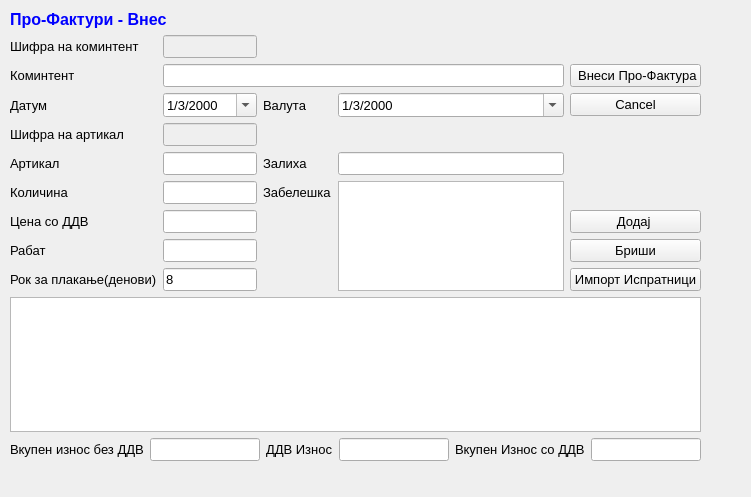
<?xml version="1.0" encoding="UTF-8"?>
<ui version="4.0">
 <class>ProFakturiVnes</class>
 <widget class="QWidget" name="ProFakturiVnes">
  <property name="geometry">
   <rect>
    <x>0</x>
    <y>0</y>
    <width>751</width>
    <height>497</height>
   </rect>
  </property>
  <property name="windowTitle">
   <string>Form</string>
  </property>
  <widget class="QWidget" name="layoutWidget">
   <property name="geometry">
    <rect>
     <x>10</x>
     <y>10</y>
     <width>691</width>
     <height>451</height>
    </rect>
   </property>
   <property name="font">
    <font>
     <pointsize>10</pointsize>
    </font>
   </property>
   <layout class="QGridLayout" name="gridLayout">
    <item row="10" column="0">
     <widget class="QLabel" name="label_9">
      <property name="text">
       <string>Рок за плакање(денови)</string>
      </property>
     </widget>
    </item>
    <item row="8" column="4">
     <widget class="QPushButton" name="pushButton_3">
      <property name="font">
       <font>
        <pointsize>10</pointsize>
       </font>
      </property>
      <property name="text">
       <string>Додај </string>
      </property>
     </widget>
    </item>
    <item row="10" column="4">
     <widget class="QPushButton" name="pushButtonA">
      <property name="enabled">
       <bool>true</bool>
      </property>
      <property name="text">
       <string>Импорт Испратници</string>
      </property>
     </widget>
    </item>
    <item row="4" column="2">
     <widget class="QLabel" name="label_11">
      <property name="font">
       <font>
        <pointsize>10</pointsize>
       </font>
      </property>
      <property name="text">
       <string>Валута</string>
      </property>
     </widget>
    </item>
    <item row="9" column="1">
     <widget class="QLineEdit" name="lineEdit_6">
      <property name="font">
       <font>
        <pointsize>10</pointsize>
       </font>
      </property>
     </widget>
    </item>
    <item row="0" column="0" colspan="2">
     <widget class="QLabel" name="label_4">
      <property name="font">
       <font>
        <pointsize>10</pointsize>
       </font>
      </property>
      <property name="text">
       <string>&lt;!DOCTYPE HTML PUBLIC &quot;-//W3C//DTD HTML 4.0//EN&quot; &quot;http://www.w3.org/TR/REC-html40/strict.dtd&quot;&gt;
&lt;html&gt;&lt;head&gt;&lt;meta name=&quot;qrichtext&quot; content=&quot;1&quot; /&gt;&lt;style type=&quot;text/css&quot;&gt;
p, li { white-space: pre-wrap; }
&lt;/style&gt;&lt;/head&gt;&lt;body style=&quot; font-family:'Sans Serif'; font-size:10pt; font-weight:400; font-style:normal;&quot;&gt;
&lt;p style=&quot; margin-top:0px; margin-bottom:0px; margin-left:0px; margin-right:0px; -qt-block-indent:0; text-indent:0px;&quot;&gt;&lt;span style=&quot; font-family:'MS Shell Dlg 2'; font-size:12pt; font-weight:600; color:#0000ff;&quot;&gt;Про-Фактури - Внес&lt;/span&gt;&lt;/p&gt;&lt;/body&gt;&lt;/html&gt;</string>
      </property>
     </widget>
    </item>
    <item row="3" column="4">
     <widget class="QPushButton" name="pushButton_4">
      <property name="font">
       <font>
        <pointsize>10</pointsize>
       </font>
      </property>
      <property name="text">
       <string> Внеси Про-Фактура</string>
      </property>
      <property name="icon">
       <iconset>
        <normaloff>../../../Brisi/sterna/Resources/key_f9.png</normaloff>../../../Brisi/sterna/Resources/key_f9.png</iconset>
      </property>
     </widget>
    </item>
    <item row="4" column="0">
     <widget class="QLabel" name="label_2">
      <property name="font">
       <font>
        <pointsize>10</pointsize>
       </font>
      </property>
      <property name="text">
       <string>Датум</string>
      </property>
     </widget>
    </item>
    <item row="4" column="4">
     <widget class="QPushButton" name="pushButton_5">
      <property name="font">
       <font>
        <pointsize>10</pointsize>
       </font>
      </property>
      <property name="text">
       <string>Cancel</string>
      </property>
     </widget>
    </item>
    <item row="6" column="0">
     <widget class="QLabel" name="label_3">
      <property name="font">
       <font>
        <pointsize>10</pointsize>
       </font>
      </property>
      <property name="text">
       <string>Артикал</string>
      </property>
     </widget>
    </item>
    <item row="9" column="0">
     <widget class="QLabel" name="label_8">
      <property name="font">
       <font>
        <pointsize>10</pointsize>
       </font>
      </property>
      <property name="text">
       <string>Рабат</string>
      </property>
     </widget>
    </item>
    <item row="9" column="4">
     <widget class="QPushButton" name="pushButton_6">
      <property name="font">
       <font>
        <pointsize>10</pointsize>
       </font>
      </property>
      <property name="text">
       <string>Бриши</string>
      </property>
     </widget>
    </item>
    <item row="11" column="0" colspan="5">
     <widget class="QTableView" name="tableView">
      <property name="font">
       <font>
        <pointsize>10</pointsize>
       </font>
      </property>
     </widget>
    </item>
    <item row="4" column="1">
     <widget class="QDateTimeEdit" name="dateTimeEdit">
      <property name="font">
       <font>
        <pointsize>10</pointsize>
       </font>
      </property>
      <property name="date">
       <date>
        <year>2000</year>
        <month>3</month>
        <day>1</day>
       </date>
      </property>
      <property name="displayFormat">
       <string>d/M/yyyy</string>
      </property>
      <property name="calendarPopup">
       <bool>true</bool>
      </property>
     </widget>
    </item>
    <item row="10" column="1">
     <widget class="QLineEdit" name="lineEdit_7">
      <property name="text">
       <string>8</string>
      </property>
     </widget>
    </item>
    <item row="6" column="1">
     <widget class="QLineEdit" name="lineEdit_2">
      <property name="enabled">
       <bool>true</bool>
      </property>
      <property name="font">
       <font>
        <pointsize>10</pointsize>
       </font>
      </property>
      <property name="toolTip">
       <string>&lt;html&gt;&lt;head/&gt;&lt;body&gt;&lt;p&gt;Притисни ЕНТЕР за да те однесе во листата&lt;/p&gt;&lt;/body&gt;&lt;/html&gt;</string>
      </property>
      <property name="readOnly">
       <bool>false</bool>
      </property>
     </widget>
    </item>
    <item row="4" column="3">
     <widget class="QDateTimeEdit" name="dateTimeEdit_2">
      <property name="font">
       <font>
        <pointsize>10</pointsize>
       </font>
      </property>
      <property name="date">
       <date>
        <year>2000</year>
        <month>3</month>
        <day>1</day>
       </date>
      </property>
      <property name="displayFormat">
       <string>d/M/yyyy</string>
      </property>
      <property name="calendarPopup">
       <bool>true</bool>
      </property>
     </widget>
    </item>
    <item row="3" column="1" colspan="3">
     <widget class="QLineEdit" name="lineEdit">
      <property name="enabled">
       <bool>true</bool>
      </property>
      <property name="font">
       <font>
        <pointsize>10</pointsize>
       </font>
      </property>
      <property name="toolTip">
       <string>&lt;html&gt;&lt;head/&gt;&lt;body&gt;&lt;p&gt;Притисни ЕНТЕР за да те однесе во листата&lt;/p&gt;&lt;/body&gt;&lt;/html&gt;</string>
      </property>
      <property name="readOnly">
       <bool>false</bool>
      </property>
     </widget>
    </item>
    <item row="7" column="2">
     <widget class="QLabel" name="label_10">
      <property name="text">
       <string>Забелешка</string>
      </property>
     </widget>
    </item>
    <item row="6" column="2">
     <widget class="QLabel" name="label_7">
      <property name="font">
       <font>
        <pointsize>10</pointsize>
       </font>
      </property>
      <property name="text">
       <string>Залиха</string>
      </property>
     </widget>
    </item>
    <item row="6" column="3">
     <widget class="QLineEdit" name="lineEdit_5">
      <property name="font">
       <font>
        <pointsize>10</pointsize>
       </font>
      </property>
      <property name="readOnly">
       <bool>true</bool>
      </property>
     </widget>
    </item>
    <item row="7" column="3" rowspan="4">
     <widget class="QTextEdit" name="textEdit"/>
    </item>
    <item row="8" column="1">
     <widget class="QLineEdit" name="lineEdit_3">
      <property name="font">
       <font>
        <pointsize>10</pointsize>
       </font>
      </property>
     </widget>
    </item>
    <item row="7" column="1">
     <widget class="QLineEdit" name="lineEdit_4">
      <property name="font">
       <font>
        <pointsize>10</pointsize>
       </font>
      </property>
     </widget>
    </item>
    <item row="8" column="0">
     <widget class="QLabel" name="label_5">
      <property name="font">
       <font>
        <pointsize>10</pointsize>
       </font>
      </property>
      <property name="text">
       <string>Цена со ДДВ</string>
      </property>
     </widget>
    </item>
    <item row="7" column="0">
     <widget class="QLabel" name="label_6">
      <property name="font">
       <font>
        <pointsize>10</pointsize>
       </font>
      </property>
      <property name="text">
       <string>Количина</string>
      </property>
     </widget>
    </item>
    <item row="12" column="0" colspan="5">
     <layout class="QGridLayout" name="gridLayout_2">
      <item row="0" column="0">
       <widget class="QLabel" name="label_13">
        <property name="text">
         <string>Вкупен износ без ДДВ</string>
        </property>
       </widget>
      </item>
      <item row="0" column="1">
       <widget class="QLineEdit" name="lineEdit_9">
        <property name="readOnly">
         <bool>true</bool>
        </property>
       </widget>
      </item>
      <item row="0" column="2">
       <widget class="QLabel" name="label_14">
        <property name="text">
         <string>ДДВ Износ</string>
        </property>
       </widget>
      </item>
      <item row="0" column="3">
       <widget class="QLineEdit" name="lineEdit_10">
        <property name="readOnly">
         <bool>true</bool>
        </property>
       </widget>
      </item>
      <item row="0" column="4">
       <widget class="QLabel" name="label_15">
        <property name="text">
         <string>Вкупен Износ со ДДВ</string>
        </property>
       </widget>
      </item>
      <item row="0" column="5">
       <widget class="QLineEdit" name="lineEdit_11">
        <property name="readOnly">
         <bool>true</bool>
        </property>
       </widget>
      </item>
     </layout>
    </item>
    <item row="3" column="0">
     <widget class="QLabel" name="label">
      <property name="font">
       <font>
        <pointsize>10</pointsize>
       </font>
      </property>
      <property name="text">
       <string>Коминтент</string>
      </property>
     </widget>
    </item>
    <item row="2" column="1">
     <widget class="QLineEdit" name="lineEdit_8">
      <property name="enabled">
       <bool>false</bool>
      </property>
     </widget>
    </item>
    <item row="2" column="0">
     <widget class="QLabel" name="label_12">
      <property name="text">
       <string>Шифра на коминтент</string>
      </property>
     </widget>
    </item>
    <item row="5" column="0">
     <widget class="QLabel" name="label_16">
      <property name="text">
       <string>Шифра на артикал</string>
      </property>
     </widget>
    </item>
    <item row="5" column="1">
     <widget class="QLineEdit" name="lineEdit_12">
      <property name="enabled">
       <bool>false</bool>
      </property>
     </widget>
    </item>
   </layout>
  </widget>
 </widget>
 <tabstops>
  <tabstop>lineEdit_8</tabstop>
  <tabstop>lineEdit</tabstop>
  <tabstop>dateTimeEdit</tabstop>
  <tabstop>dateTimeEdit_2</tabstop>
  <tabstop>lineEdit_12</tabstop>
  <tabstop>lineEdit_2</tabstop>
  <tabstop>lineEdit_5</tabstop>
  <tabstop>lineEdit_4</tabstop>
  <tabstop>lineEdit_3</tabstop>
  <tabstop>lineEdit_6</tabstop>
  <tabstop>lineEdit_7</tabstop>
  <tabstop>textEdit</tabstop>
  <tabstop>tableView</tabstop>
  <tabstop>lineEdit_9</tabstop>
  <tabstop>lineEdit_10</tabstop>
  <tabstop>lineEdit_11</tabstop>
  <tabstop>pushButton_3</tabstop>
  <tabstop>pushButton_6</tabstop>
  <tabstop>pushButtonA</tabstop>
  <tabstop>pushButton_4</tabstop>
  <tabstop>pushButton_5</tabstop>
 </tabstops>
 <resources/>
 <connections/>
</ui>
